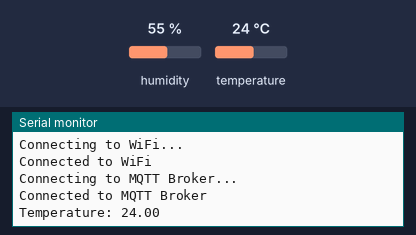
Recording of a sketch running on a simulated ESP32. On the bench: the last lines printed to the serial monitor. Inputs (shaded band) come from the test bench; at power-on: temperature 24 °C, humidity 55 %. WiFi joins after 1.5 s; servers stay silent unless stated; no MQTT or app messages arrive unless stated.

Above: at 3.2 s.
3.3 s: temperature set to 12 °C
At 8.2 s:
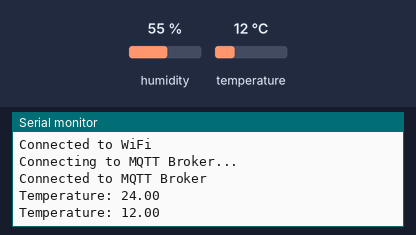
8.9 s: temperature set to 19 °C
At 13.4 s:
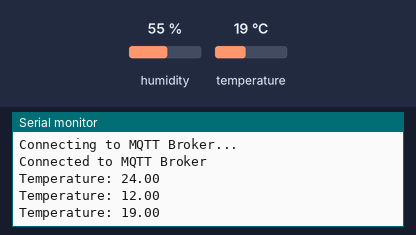
Timing chart, 0 to 14.9 s (numbered marks = the images above; inputs shaded):
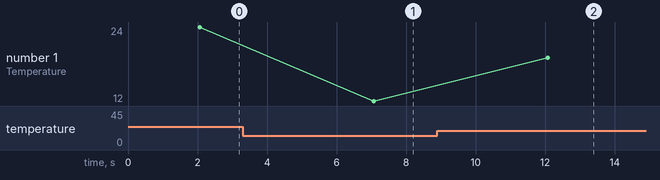

The sketch:

publisher.ino
```cpp
#include <WiFi.h>
#include <PubSubClient.h>
#include <Adafruit_Sensor.h>
#include <DHT.h>

// Konfigurasi jaringan Wi-Fi
const char* ssid = "yoogi";
const char* password = "baladaregar";

// Konfigurasi broker MQTT
const char* mqttServer = "broker.hivemq.com";
const int mqttPort = 1883;
const char* mqttTopic = "lenovo/esp32/test";

// Konfigurasi sensor DHT
#define DHTPIN 15        // Pin GPIO yang terhubung ke sensor DHT
#define DHTTYPE DHT22   // Jenis sensor DHT (DHT11, DHT21, DHT22)

DHT dht(DHTPIN, DHTTYPE);
WiFiClient espClient;
PubSubClient client(espClient);

void setup() {
  // Inisialisasi Serial Monitor
  Serial.begin(115200);

  // Menghubungkan ke jaringan Wi-Fi
  WiFi.begin(ssid, password);
  while (WiFi.status() != WL_CONNECTED) {
    delay(1000);
    Serial.println("Connecting to WiFi...");
  }
  Serial.println("Connected to WiFi");

  // Mengatur server MQTT
  client.setServer(mqttServer, mqttPort);

  // Inisialisasi sensor DHT
  dht.begin();
}

void loop() {
  if (!client.connected()) {
    reconnect();
  }
  client.loop();

  // Baca suhu dari sensor DHT
  float temperature = dht.readTemperature();
  if (isnan(temperature)) {
    Serial.println("Failed to read temperature from DHT sensor!");
    return;
  }
  Serial.print("Temperature: ");
  Serial.println(temperature);

  // Mengirimkan data suhu ke broker MQTT
  String payload = String(temperature);
  client.publish(mqttTopic, payload.c_str());

  // Tunda selama 5 detik sebelum membaca suhu berikutnya
  delay(5000);
}

void reconnect() {
  // Loop hingga terhubung ke broker MQTT
  while (!client.connected()) {
    Serial.println("Connecting to MQTT Broker...");
    if (client.connect("ESP32Publisher")) {
      Serial.println("Connected to MQTT Broker");
    } else {
      Serial.print("Failed to connect to MQTT Broker. Retrying in 5 seconds...");
      delay(5000);
    }
  }
}
```

Measured:
- after the input at 3.3 s, the serial monitor: prints a new line after 3.8 s (image 1)
- after the input at 8.9 s, the serial monitor: prints a new line after 3.2 s (image 2)
- plotted number 1: 24 → 12 after the input at 3.3 s, 12 → 19 after the input at 8.9 s
